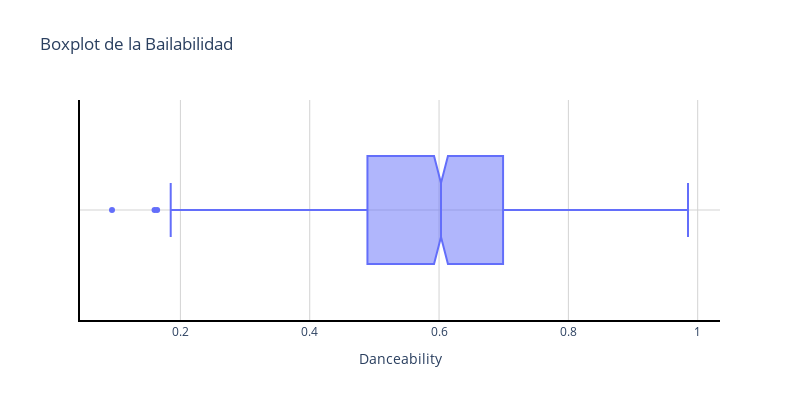

The cell this chart's notebook holds for it:
### Markdown cell above
Para estudiar la variable, se decidió como primer paso realizar un *boxplot* de esta:

### Code cell
fig = px.box(modified_dataset, x="Danceability", title="Boxplot de la Bailabilidad", width=800, height=400, notched=True)

configurar_fondo(fig)

fig.show()

### Figure 1 — Plotly figure (JSON) as saved in the notebook; plotly's stock layout.template omitted (floating-point values rounded to 4 significant figures; data arrays with more than 128 entries replaced by an {"elided": "..."} marker saying what was removed)
{"data": [{"alignmentgroup": "True", "hovertemplate": "Danceability=%{x}<extra></extra>", "legendgroup": "", "marker": {"color": "#636efa"}, "name": "", "notched": true, "offsetgroup": "", "orientation": "h", "showlegend": false, "type": "box", "x": {"elided": "935 float values"}, "x0": " ", "xaxis": "x", "y0": " ", "yaxis": "y"}], "layout": {"boxmode": "group", "height": 400, "legend": {"tracegroupgap": 0}, "plot_bgcolor": "white", "title": {"text": "Boxplot de la Bailabilidad"}, "width": 800, "xaxis": {"anchor": "y", "domain": [0, 1], "gridcolor": "lightgray", "linecolor": "black", "linewidth": 2, "showline": true, "title": {"text": "Danceability"}}, "yaxis": {"anchor": "x", "domain": [0, 1], "gridcolor": "lightgray", "linecolor": "black", "linewidth": 2, "showline": true}}}
